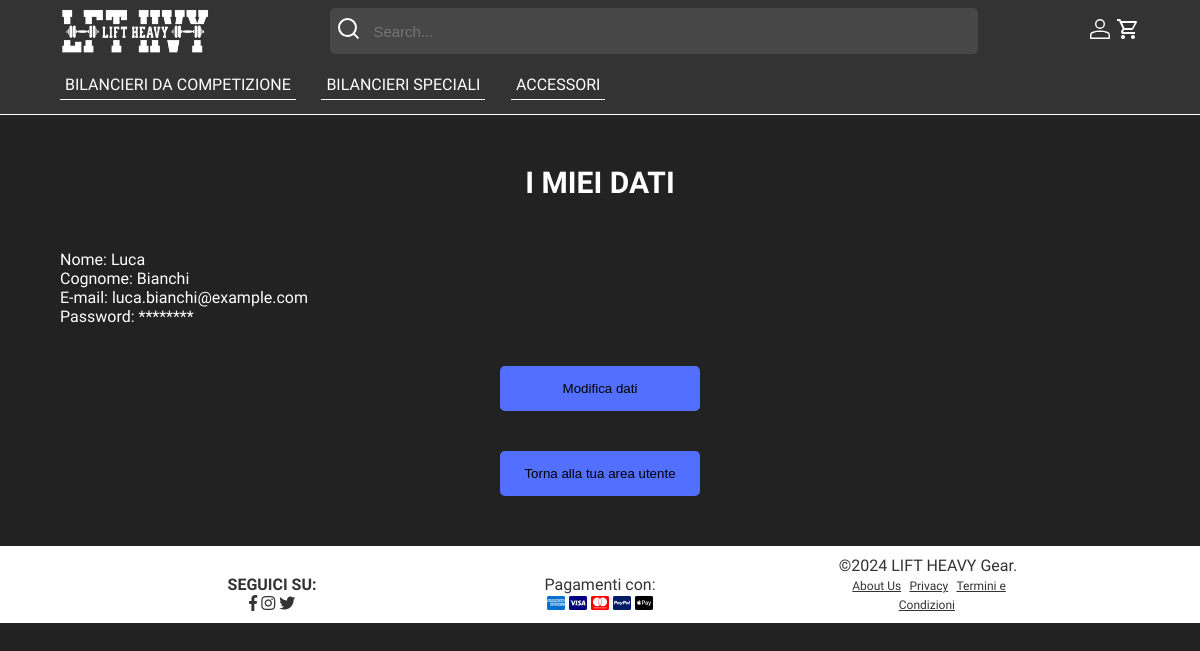
The app's page /datiUtente.php (signed in) with its own data.
### tables this page shows
CREATE TABLE categoria (
     ID_categoria INT NOT NULL AUTO_INCREMENT,
     nome_categoria VARCHAR(100) NOT NULL,
     CONSTRAINT ID_categoria_ID PRIMARY KEY (ID_categoria)
);

CREATE TABLE utente (
     ID_utente INT NOT NULL AUTO_INCREMENT,
     nome VARCHAR(100) NOT NULL,
     cognome VARCHAR(100) NOT NULL,
     email VARCHAR(100) NOT NULL,
     password VARCHAR(100) NOT NULL,
     venditore CHAR,
     CONSTRAINT ID_utente_ID PRIMARY KEY (ID_utente)
);

### datiUtente.php (called while the page is built, shortened)
<?php
require_once("bootstrap.php");
$templateParams["titolo"] = "I Miei Dati";
$templateParams["categorie"] = $dbh->getCategories();
$templateParams["nome-main"] = "modifica-dati-utente.php";
$templateParams["userData"] = $dbh->getUserDataById($_SESSION["ID_utente"]);
$templateParams["show-aside"] = false;
require("template/base.php");

### db/database.php (called while the page is built, shortened)
<?php
class DatabaseHelper
{
    private $db;
    public function __construct($servername, $username, $password, $dbname, $port)
    {
        $this->db = new mysqli($servername, $username, $password, $dbname, $port);
    }
    public function getCategories()
    {
        $query = "SELECT ID_categoria, nome_categoria FROM categoria ORDER BY ID_categoria ASC";
        $stmt = $this->db->prepare($query);
        $stmt->execute();
        $result = $stmt->get_result();
        $categories = $result->fetch_all(MYSQLI_ASSOC);
        return $categories;
    }
    public function getUserDataById($id)
    {
        $query = "SELECT nome, cognome, email, Password, venditore
                  FROM utente
                  WHERE ID_utente = ?";
        $stmt = $this->db->prepare($query);
        $stmt->bind_param('i', $id);
        $stmt->execute();
        $result = $stmt->get_result();
        return $result->fetch_assoc();
    }
}

### bootstrap.php (called while the page is built, shortened)
<?php
require_once("db/database.php");
$dbh = new DatabaseHelper("localhost", "root", "", "liftheavygear", 3306);
?>

### template/modifica-dati-utente.php (the view, shortened to what this page needs)
<section>
    <h1>I MIEI DATI</h1>
    <div class="dati">
        <div id="static-view">
            <p class="editable">Nome: <?php echo htmlspecialchars($templateParams["userData"]["nome"]); ?></p>
            <p class="editable">Cognome: <?php echo htmlspecialchars($templateParams["userData"]["cognome"]); ?></p>
            <p class="editable">E-mail: <?php echo htmlspecialchars($templateParams["userData"]["email"]); ?></p>
            <p class="editable">Password: ********</p>
            <button type="button" onclick="toggleModificaDati()">Modifica dati</button>
        </div>
    </div>
    <button type="button" class="tornaAreaCliente" onclick="tornaAreaUtente()">Torna alla tua area utente</button>
</section>

### template/base.php (shortened to what this page needs)
<!DOCTYPE html>
<html lang="it">
<head>
    <link rel="stylesheet" href="https://use.fontawesome.com/releases/v5.7.0/css/all.css"
 />
    <link rel="stylesheet" href="css/style.css" />
    <link rel="stylesheet" href="css/styleClass.css" />
    <link rel="stylesheet" href="css/carrello.css" />
</head>
<body>
    <header>
        <div class="header-menu">
            <a href="#" id="menu-toggle" aria-label="Apri il menù" title="Clicca per aprire il menù">
            </a>
            <nav>
                <ul id="dropdown-menu" class="hidden">
                    <?php foreach ($templateParams["categorie"] as $categoria): ?>
                        <li>
                            <a href="<?php
                                        if (isset($_SESSION["loggedin"]) && $_SESSION["loggedin"] === true) {
                                            $userRole = $_SESSION["venditore"];
                                            echo $userRole === 'Y' ? '#' : 'categoria.php?id=' . $categoria["ID_categoria"];
                                        } else {
                                            echo 'categoria.php?id=' . $categoria["ID_categoria"];
                                        }
                                        ?>">
                                <?php echo $categoria["nome_categoria"]; ?>
                            </a>
                        </li>
                    <?php endforeach; ?>
                </ul>
            </nav>
        </div>
        <div class="header-logo">
            <a href="<?php
                        if (isset($_SESSION["loggedin"]) && $_SESSION["loggedin"] === true) {
                            $userRole = $_SESSION["venditore"];
                            echo $userRole === 'Y' ? '#' : 'index.php';
                        } else {
                            echo 'categoria.php?id=' . $categoria["ID_categoria"];
                        }
                        ?>" id="link-index" >
                <img src="images/logos/Logo_Main.png" alt="Logo" /></a>
        </div>
        <div class="header-icon">
            <a href="<?php
                        if (isset($_SESSION["loggedin"]) && $_SESSION["loggedin"] === true) {
                            $userRole = $_SESSION["venditore"];
                            echo $userRole === 'Y' ? 'areaVenditore.php' : 'areaCliente.php';
                        } else {
                            echo 'login.php';
                        }
                        ?>" title="Login" aria-label="Login">
            </a>
            <a href="<?php
                        if (!isset($_SESSION["loggedin"]) || $_SESSION["loggedin"] !== true) {
                            echo 'login.php';
                        } else {
                            $userRole = $_SESSION["venditore"];
                            echo $userRole === 'Y' ? '#' : 'carrello.php';
                        }
                        ?>" id="link-carrello" title="Carrello" aria-label="Carrello">
            </a>
        </div>
        <div class="header-search">
            <form method="GET" action="search-bar.php" id="searchForm">
                <span type="submit">
                </span>
                <input type="search" name="search" autocomplete="off" placeholder="Search..." value="<?php echo isset($_GET['search']) ? htmlspecialchars($_GET['search']) : ''; ?>" id="searchInput" />
            </form>
        </div>
    </header>
    <main>
        <?php
        require($templateParams["nome-main"]);
        ?>
    </main>
    <footer>
        <section class="social">
            <h2>SEGUICI SU:</h2>
            <a href="http://www.facebook.com" title="Facebook" aria-label="Facebook"><span class="fab fa-facebook-f" style="color: #333;"></span></a>
            <a href="http://instagram.com" title="Instagram" aria-label="Instagram"><span class="fab fa-instagram" style="color: #333;"></span></a>
            <a href="http://twitter.com" title="Twitter" aria-label="Twitter"><span class="fab fa-twitter" style="color: #333;"></span></a>
        </section>
        <section class="pagamenti">
            <p>Pagamenti con:</p>
            <a href="https://americanexpress.com" title="American Express" aria-label="American Express"><span class="fab fa-cc-amex" style="color: #006FCF;"></span></a>
            <a href="https://visa.com" title="Visa" aria-label="Visa"><span class="fab fa-cc-visa" style="color: navy;"></span></a>
            <a href="https://mastercard.com" title="MasterCard" aria-label="MasterCard"><span class="fab fa-cc-mastercard" style="color: red;"></span></a>
            <a href="https://www.paypal.com" title="PayPal" aria-label="PayPal"><span class="fab fa-cc-paypal" style="color: #001C64;"></span></a>
            <a href="https://www.apple.com/it/apple-pay/" title="Apple Pay" aria-label="Apple Pay"><span class="fab fa-cc-apple-pay"
                    style="color: #000000;"></span></a>
        </section>
        <section class="copyright">
            <p>©2024 LIFT HEAVY Gear.</p>
            <a href="about.php">About Us</a>
            <a href="privacy.php">Privacy</a>
            <a href="termini.php">Termini e Condizioni</a>
        </section>
    </footer>
</body>
</html>

### css/style.css (style rules this page uses)
* { list-style: none; text-decoration: none; box-sizing: border-box; margin: 0; padding: 0; }
body { background-color: #222; font-family: 'Libre Franklin'; font-size: 16px; min-height: 100%; }
body svg { color: #fff; fill: none; width: 24px; height: 24px; }
h1 { text-align: center; text-transform: uppercase; font-family: 'Arimo'; font-size: 30px; margin-bottom: 50px; }
h2 { font-family: 'Arimo'; text-transform: uppercase; font-size: 20px; margin-top: 10px; }
header { background-color: #333; border-bottom: 1px solid #fff; width: 100%; height: 115px; padding: 8px 5%; }
header svg { color: #fff; display: block; align-items: center; }
main { background: #222; color: #fff; padding: 50px 0; }
section { padding: 0 5%; }
form { display: block; text-align: left; margin: 0 auto; width: 80%; }
form input { display: block; width: 100%; border: 1px solid #fff; border-radius: 10px; background-color: #222; color: #fff; padding: 15px; font-size: 16px; margin-bottom: 20px; cursor: text; }
button { background-color: #526FFF; color: black; padding: 15px 20px; border: none; border-radius: 5px; cursor: pointer; display: flex; justify-content: center; align-items: center; width: 200px; margin: 0 auto; margin-top: 40px; }
footer { background-color: #fff; color: #333; text-align: center; width: 100%; padding: 0 5%; }
footer>section { padding: 10px 0; }
@media screen and (min-width: 768px) { body { background-color: #222; } }
@media screen and (min-width: 768px) { footer>section { padding: 10px 0; margin: 0 5%; } }

### records on screen
categoria: nome_categoria "BILANCIERI DA COMPETIZIONE"
categoria: nome_categoria "BILANCIERI SPECIALI"
categoria: nome_categoria "ACCESSORI"
utente: nome "Luca", cognome "Bianchi", email "luca.bianchi@example.com"
